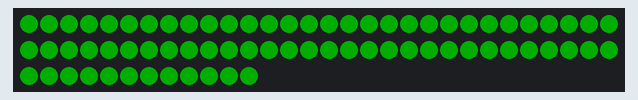
Recording of a sketch running on a simulated Arduino Uno, built with avr-gcc and run on an emulated ATmega328P. Shown: 72 RGB LEDs in strip order, left to right, continuing on the next row. Dim RGB values are drawn brighter than linear; colours are those a GRB WS2812 strip shows for the declared byte order.

Above: at 0.1 s.
At 1.1 s:
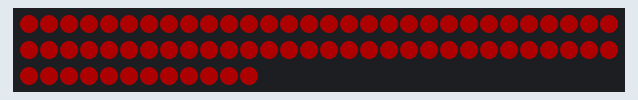
At 2.1 s:
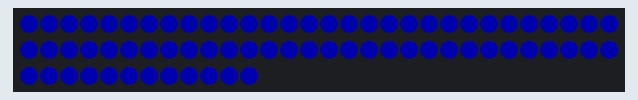
At 3.1 s:
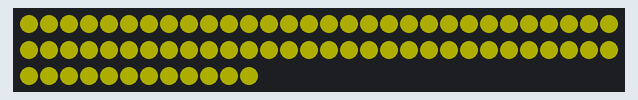
At 4.1 s:
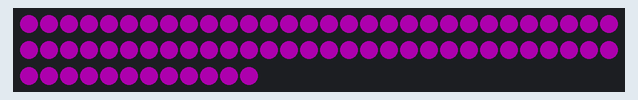
At 6.1 s:
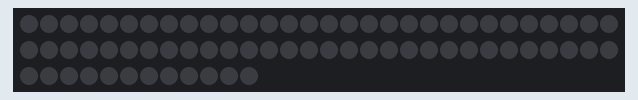

The sketch:

LEDs_check.ino
```cpp
#include <FastLED.h>

//This firmware just sets all LEDs to the same colors (red, gree, blue, yellow, magenta, white, black)

#define BRIGHTNESS 50 //the overall brightness of all LEDs, the value can go from 0 to 255 but your leds might turn red and die off if you set it to over 100 (its not permanent, just remove power frojm the module to reset the volatge regulator current fuse)
#define SPEED 1000 //the time each color stays on (in millisecconds)

CRGB leds[72];

void setup() {
  FastLED.addLeds<WS2812B, 9, RGB>(leds, 72);
  FastLED.setBrightness(BRIGHTNESS);
}

void loop() {
  for (uint8_t i = 0; i < 72; i++) leds[i] = 0xff0000;
  FastLED.show();
  delay(SPEED);
  for (uint8_t i = 0; i < 72; i++) leds[i] = 0x00ff00;
  FastLED.show();
  delay(SPEED);
  for (uint8_t i = 0; i < 72; i++) leds[i] = 0x0000ff;
  FastLED.show();
  delay(SPEED);
  for (uint8_t i = 0; i < 72; i++) leds[i] = 0xffff00;
  FastLED.show();
  delay(SPEED);
  for (uint8_t i = 0; i < 72; i++) leds[i] = 0x00ffff;
  FastLED.show();
  delay(SPEED);
  for (uint8_t i = 0; i < 72; i++) leds[i] = 0xffffff;
  FastLED.show();
  delay(SPEED);
  for (uint8_t i = 0; i < 72; i++) leds[i] = 0x000000;
  FastLED.show();
  delay(SPEED);
}
```

Measured:
- by itself, everything shown: repeats every 7.0 s, in 7 steps
- what the display in image 1 shows lasts 1.0 s, from 1.0 s to 2.0 s
